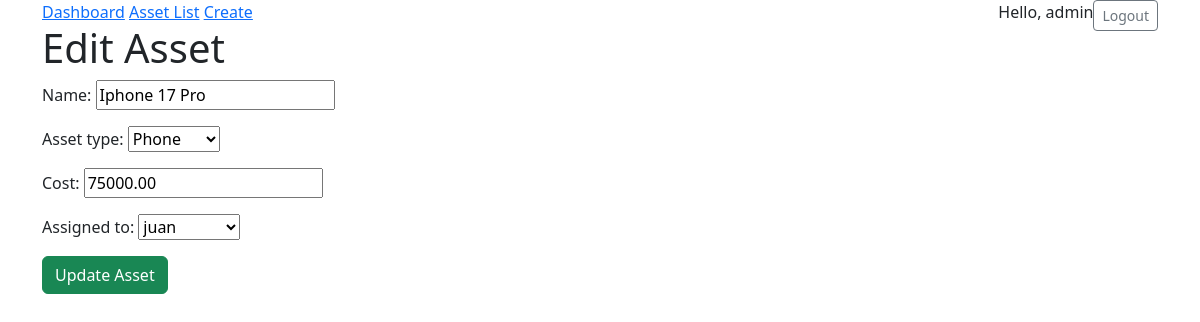
/update/2/ (signed in), run on the app's committed database.
### assets/models.py (models this page shows, shortened)
class User(AbstractUser):
    is_manager = models.BooleanField(default=False)
    department = models.ForeignKey(
        Department,
        on_delete=models.SET_NULL,
        null=True,
        blank=True,
        related_name="users",
    )

class TimeStampedModel(models.Model):
    created_at = models.DateTimeField(auto_now_add=True)
    updated_at = models.DateTimeField(auto_now=True)
    class Meta:
        abstract = True

class Asset(TimeStampedModel):
    ASSET_TYPES = (
        ('LAPTOP', 'Laptop'),
        ('MONITOR', 'Monitor'),
        ('PHONE', 'Phone'),
        ('FURNITURE', 'Furniture'),
    )
    name = models.CharField(max_length=100)
    asset_type = models.CharField(max_length=20, choices=ASSET_TYPES)
    cost = models.DecimalField(max_digits=10, decimal_places=2)
    repair_cost = models.DecimalField(max_digits=10, decimal_places=2, default=0, help_text="Total repair cost accumulated for this asset.")
    assigned_to = models.ForeignKey(User, on_delete=models.SET_NULL, null=True, blank=True, related_name='assets')

### assets/views.py (the view)
# urls.py: path('update/<int:pk>/', AssetUpdateView.as_view(), name='asset-update'),
class AssetUpdateView(ManagerRequiredMixin, UpdateView):
    model = Asset
    template_name = "assets/asset_form.html"
    fields = ['name', 'asset_type', 'cost', 'assigned_to']
    success_url = reverse_lazy('asset-list')
    def get_context_data(self, **kwargs):
        context = super().get_context_data(**kwargs)
        context['action'] = 'Edit'
        return context

### assets/mixins.py (called while the page is built)
    def dispatch(self, request, *args, **kwargs):
        if not request.user.is_authenticated or not request.user.is_manager:
            if not request.user.is_superuser:
                raise PermissionDenied("You do not have manager access.")
        return super().dispatch(request, *args, **kwargs)

### assets/templates/assets/asset_form.html (shortened to what this page needs)
{% extends "assets/base.html" %}
{% block content %}
    <h1>{% if action == 'Edit' %}
            Edit Asset
            {% elif action == 'Create' %}
                Create New Asset
            {% else %}
                Log Repair
            {% endif %}
    </h1>
    <form method="post">
        {{ form.as_p }}
        {% if action == 'Edit' %}
            <button type="submit" class="btn btn-success">Update Asset</button>
        {% else %}
            <button type="submit" class="btn btn-primary">Save Asset</button>
        {% endif %}
    </form>
{% endblock %}

### assets/templates/assets/base.html (shortened to what this page needs)
<!DOCTYPE html>
<html>
<head>
    <link href="https://cdn.jsdelivr.net/npm/bootstrap@5.3.8/dist/css/bootstrap.min.css" rel="stylesheet">
</head>
<body class="container">
    <nav>
        <a href="{% url 'dashboard' %}">Dashboard</a>
        <a href="{% url 'asset-list' %}">Asset List</a>
        <a href="{% url 'asset-create' %}">Create</a>
        <div class="float-end">
            {% if user.is_authenticated %}
                <span>Hello, {{ user.username }}</span>
                <form action="{% url 'logout' %}" method="post" class="float-end">
                    <button type="submit" class="btn btn-outline-secondary btn-sm">Logout</button>
                </form>
            {% else %}
                <a href="{% url 'login' %}">Login</a>
                <a href="{% url 'register' %}">Register</a>
            {% endif %}
        </div>
    </nav>
    {% block content %}{% endblock %}
</body>
</html>

### data on the page
User: username "admin"
Asset: name "Iphone 17 Pro", asset_type "Phone", cost "75000.00", assigned_to "juan"
